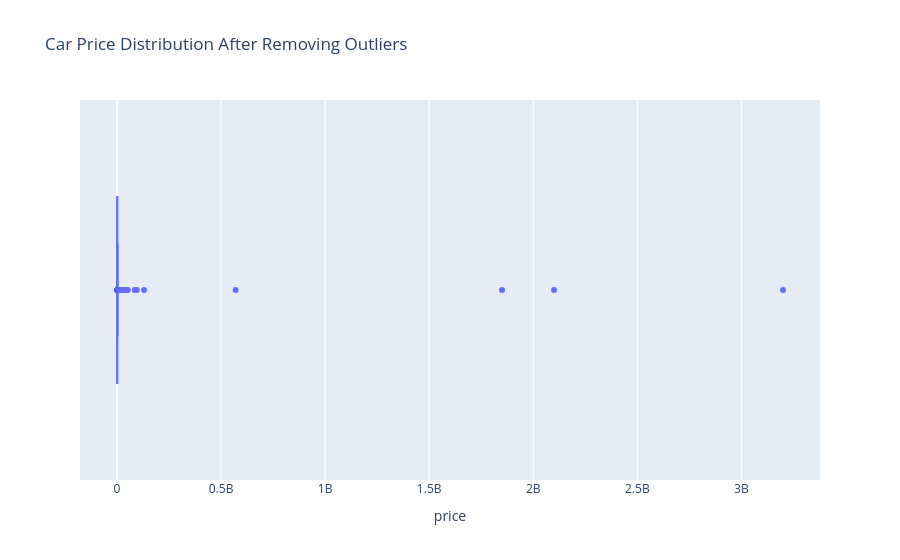

Notebook source saved alongside this figure:
### Code cell
fig = px.box(
    df,
    x='price',
    title='Car Price Distribution After Removing Outliers'
)

fig.show()

### Figure 1 — Plotly figure (JSON) as saved in the notebook; plotly's stock layout.template omitted (floating-point values rounded to 4 significant figures; data arrays with more than 128 entries replaced by an {"elided": "..."} marker saying what was removed)
{"data": [{"alignmentgroup": "True", "hovertemplate": "price=%{x}<extra></extra>", "legendgroup": "", "marker": {"color": "#636efa"}, "name": "", "notched": false, "offsetgroup": "", "orientation": "h", "showlegend": false, "type": "box", "x": {"elided": "23899 float values"}, "x0": " ", "xaxis": "x", "y0": " ", "yaxis": "y"}], "layout": {"boxmode": "group", "legend": {"tracegroupgap": 0}, "title": {"text": "Car Price Distribution After Removing Outliers"}, "xaxis": {"anchor": "y", "domain": [0, 1], "title": {"text": "price"}}, "yaxis": {"anchor": "x", "domain": [0, 1]}}}
